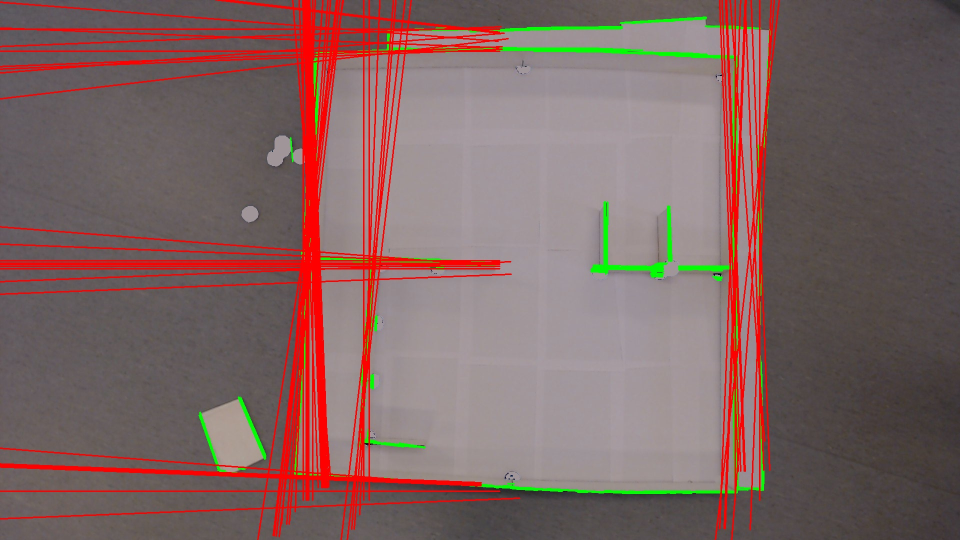
#> input picture Bison/ImageProcessing/linjebilde.jpg, 1920 x 1080 px, given in place of the camera (shown at 1/2 size)
$ python findSnake.py
#> lines starting #> are read from the running program, lines starting #| are printed output that depends on the picture; after the words box and inside, x2 and y2 are one past the last pixel; in counts of white or black regions, pixels touching at a corner belong together
### Bison/ImageProcessing/camera.py
import cv2


class Camera:
    """
    Controls a camera so multiple classes can access the same camera with minimal setup delay \n
    """

    cam = None

    @staticmethod
    def initCam(camNr: int = 0):
        """
        Initialise the camera class with a camera. \n
        must be called ony ones before geting an instance of the class \n
        :param camNr: Camra to use, 0 is the standard webCam og te PC
        :return: None
        """
        Camera.cam = cv2.VideoCapture(camNr)
        Camera.cam.set(cv2.CAP_PROP_FRAME_HEIGHT, 1080)
        Camera.cam.set(cv2.CAP_PROP_FRAME_WIDTH, 1920)
        Camera.cam.set(cv2.CAP_PROP_AUTOFOCUS, 0)

    # [12 lines left out: functions releaseCam, takePictureRgb, not called in this run]

    def takePicture(self):
        _, frame = Camera.cam.read()
        return frame

### Bison/ImageProcessing/findSnake.py
import cv2
import numpy as np
from Bison.ImageProcessing.camera import Camera
import imutils


class FindSnake:

    def __init__(self):
        pass

    # [47 lines left out: function LocateSnake, not called in this run]

    def average(self, values: list, filterExtream=False) -> float:
        if filterExtream and len(values) > 2:
            minimul = min(values)
            values.remove(minimul)
            maximimum = max(values)
            values.remove(maximimum)
        return sum(values) / len(values)

    def LocateSnakeAverage(self, iterations: int, average: int = 1, filterExtream=False, picture=None):

#> called with iterations = 1, average = 1, filterExtream = False
        cam = Camera()

        greenLower = np.array([42, 0, 0], dtype=np.uint8)
        greenUpper = np.array([83, 255, 255], dtype=np.uint8)

        redLower = np.array([100, 170, 20], dtype=np.uint8)
        redUpper = np.array([140, 255, 240], dtype=np.uint8)

        burpleLower = np.array([145, 70, 30])
        burpleHiger = np.array([170, 255, 190])

        if average < 1:
            average = 1

        cordList = [[], [], [], [], [], []]
        mask = None

        for laps in range(average):

            greenFrams = []
            readFrames = []
            burpleFrames = []

            for i in range(iterations):
                if picture is not None and iterations == 1 and average == 1:
                    frame = picture
                else:
                    frame = cam.takePicture()

                blurred = cv2.GaussianBlur(frame, (7, 7), 0)
                hsvFrame = cv2.cvtColor(blurred, cv2.COLOR_BGR2HSV)  # From RGB
                maskG = cv2.inRange(hsvFrame, greenLower, greenUpper)
                greenFrams.append(maskG)

                hsvFrame2 = cv2.cvtColor(blurred, cv2.COLOR_RGB2HSV)  # From BGR
                maskR = cv2.inRange(hsvFrame2, redLower, redUpper)
                readFrames.append(maskR)

                maskBP = cv2.inRange(hsvFrame, burpleLower, burpleHiger)
                burpleFrames.append(maskBP)

            greenSum = greenFrams.pop(0)
            if greenFrams:
                for greenFrame in greenFrams:
                    greenSum = greenSum + greenFrame

            readSum = readFrames.pop(0)
            if readFrames:
                for readFram in readFrames:
                    readSum = readSum + readFram

            burpleSum = burpleFrames.pop(0)
            if burpleFrames:
                for burpleFrame in burpleFrames:
                    burpleSum = burpleSum + burpleFrame

            readMask = cv2.erode(readSum, None, iterations=2)
            readMask = cv2.dilate(readMask, None, iterations=3)

            greanMask = cv2.erode(greenSum, None, iterations=4)
            greanMask = cv2.dilate(greanMask, None, iterations=4)

            burpleMask = cv2.erode(burpleSum, None, iterations=2)
            burpleMask = cv2.dilate(burpleMask, None, iterations=5)

            mask = greanMask + readMask

            greenCnts = cv2.findContours(greanMask, cv2.RETR_EXTERNAL, cv2.CHAIN_APPROX_SIMPLE)
            greenCnts = imutils.grab_contours(greenCnts)

            readCnts = cv2.findContours(readMask, cv2.RETR_EXTERNAL, cv2.CHAIN_APPROX_SIMPLE)
            readCnts = imutils.grab_contours(readCnts)

            burpleCnts = cv2.findContours(burpleMask, cv2.RETR_EXTERNAL, cv2.CHAIN_APPROX_SIMPLE)
            burpleCnts = imutils.grab_contours(burpleCnts)

            x0 = x1 = y0 = y1 = x3 = y3 = None

            if readCnts:
                M = cv2.moments(readCnts[0])
                x1 = int(M["m10"] / M["m00"])
                y1 = int(M["m01"] / M["m00"])

            if greenCnts:
                M1 = cv2.moments(greenCnts[0])
                x0 = int(M1["m10"] / M1["m00"])
                y0 = int(M1["m01"] / M1["m00"])

            if burpleCnts:
                M2 = cv2.moments(burpleCnts[0])
                x3 = int(M2["m10"] / M2["m00"])
                y3 = int(M2["m01"] / M2["m00"])

            if x0 is not None and x1 is not None and y0 is not None and y1 is not None:
                cordList[0].append(x0)
                cordList[1].append(y0)
                cordList[2].append(x1)
                cordList[3].append(y1)
#> this loop made 1 pass
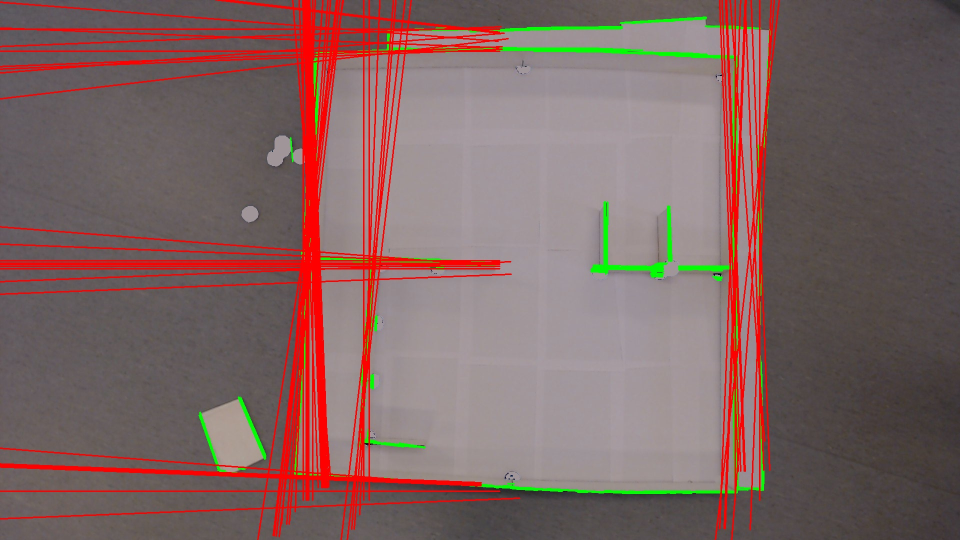
#> input picture Bison/ImageProcessing/linjebilde.jpg, 1920 x 1080 px, given in place of the camera (shown at 1/2 size)
#> pass 1, in LocateSnakeAverage, `greenSum = greenFrams.pop(0)`:
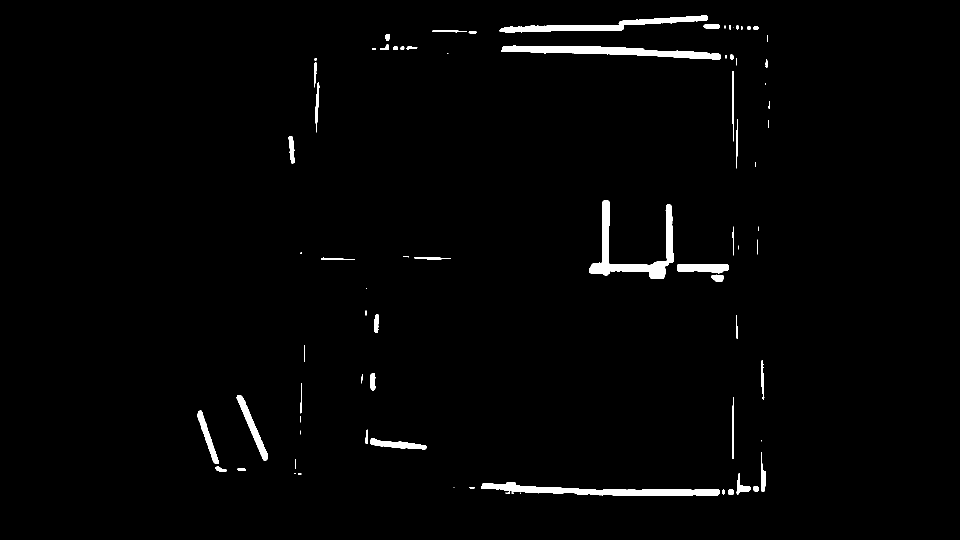
#> greenSum: shape (1080, 1920) (shown at 1/2 size); 1.8% white; 77 white regions (19 under 20 px), largest, box (x1, y1, x2, y2) and area: (1178, 400, 1348, 558) 6600, (1002, 91, 1442, 120) 6017, (962, 964, 1440, 992) 5861
#> pass 1, in LocateSnakeAverage, `greanMask = cv2.erode(greenSum, None, iterations=4)`:
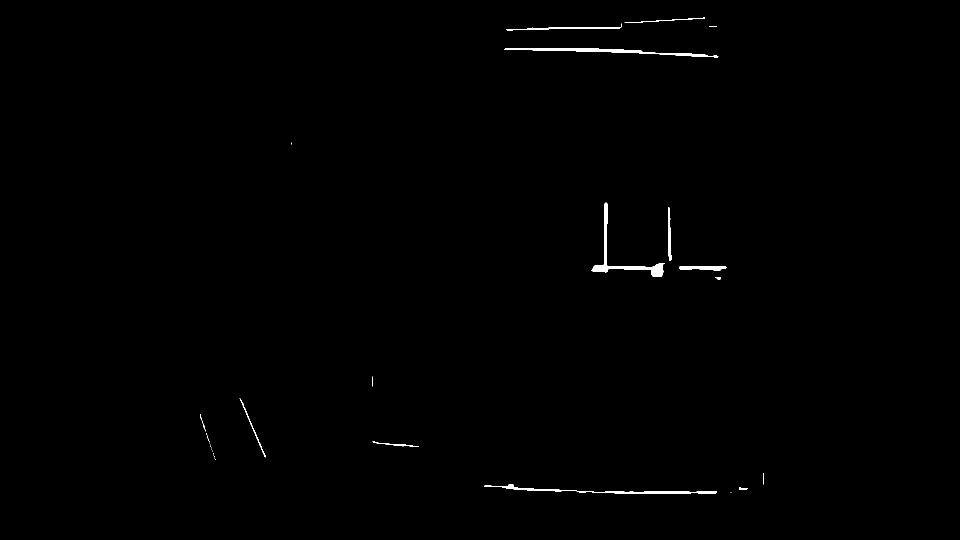
#> greanMask: shape (1080, 1920) (shown at 1/2 size); 0.46% white; 32 white regions (17 under 20 px), largest, box (x1, y1, x2, y2) and area: (1183, 405, 1330, 554) 2392, (1009, 96, 1437, 116) 2323, (968, 968, 1434, 987) 1681
#> pass 1, in LocateSnakeAverage, `greanMask = cv2.dilate(greanMask, None, iterations=4)`:
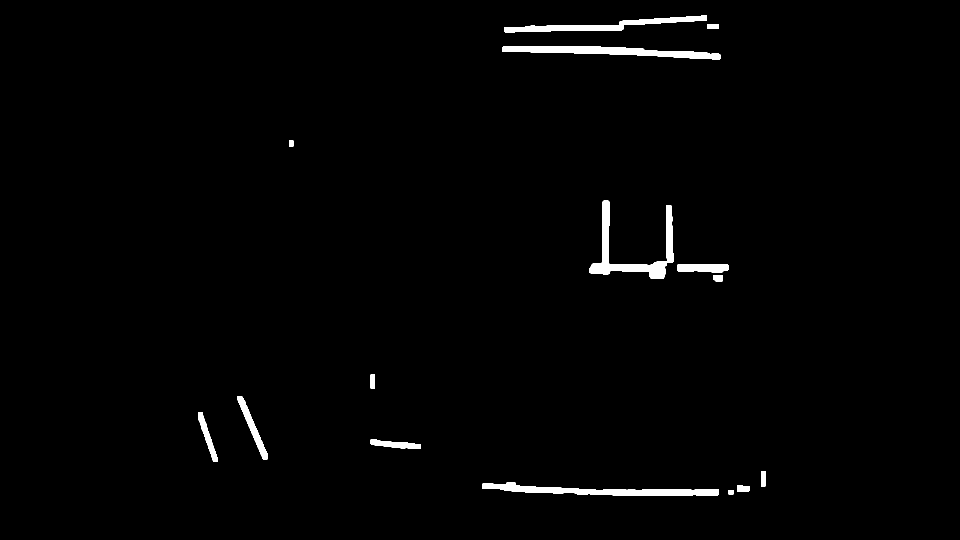
#> greanMask: shape (1080, 1920) (shown at 1/2 size); 1.4% white; 15 white regions, largest, box (x1, y1, x2, y2) and area: (1179, 401, 1348, 558) 6518, (1005, 92, 1441, 120) 5979, (964, 964, 1438, 991) 5761
#> pass 1, in LocateSnakeAverage, `mask = greanMask + readMask`:
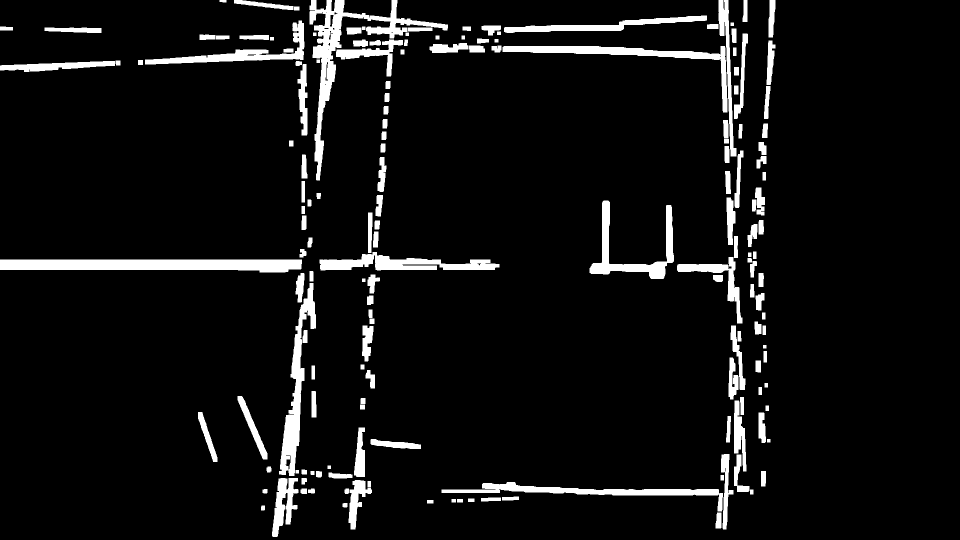
#> mask: shape (1080, 1920) (shown at 1/2 size); min 0, max 255, mean 17.3
#> after the loop: burpleMask: shape (1080, 1920); every value is 0
#> after the loop:
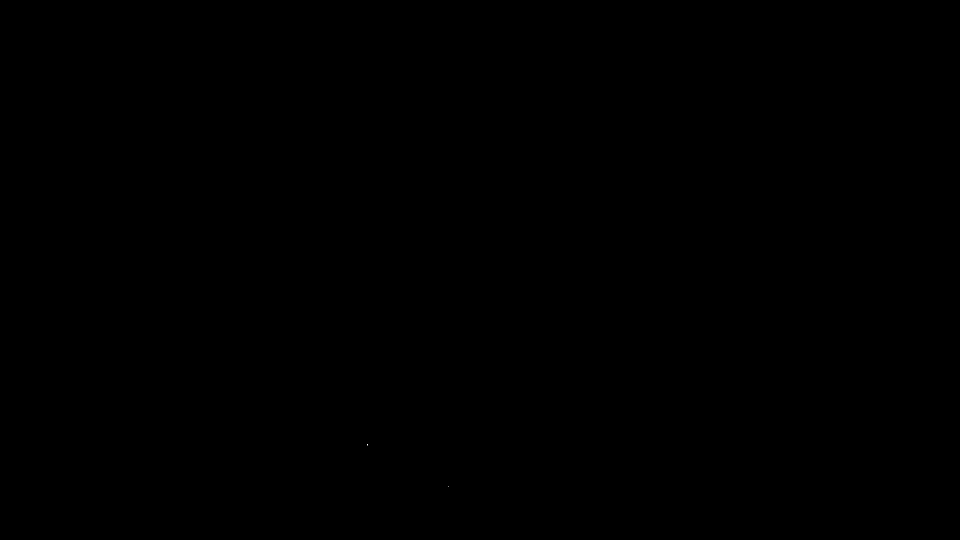
#> burpleSum: shape (1080, 1920) (shown at 1/2 size); 0% white in thin lines or dots, all inside (x1, y1, x2, y2) = (734, 888, 897, 973)
#> frame is the input picture: shape (1080, 1920, 3); mean B, G, R 99, 101.2, 126.6
#> after the loop: hsvFrame: shape (1080, 1920, 3); mean H, S, V 90.5, 49.6, 128.9
#> after the loop: hsvFrame2: shape (1080, 1920, 3); mean H, S, V 122.4, 49.6, 128.9
#> after the loop:
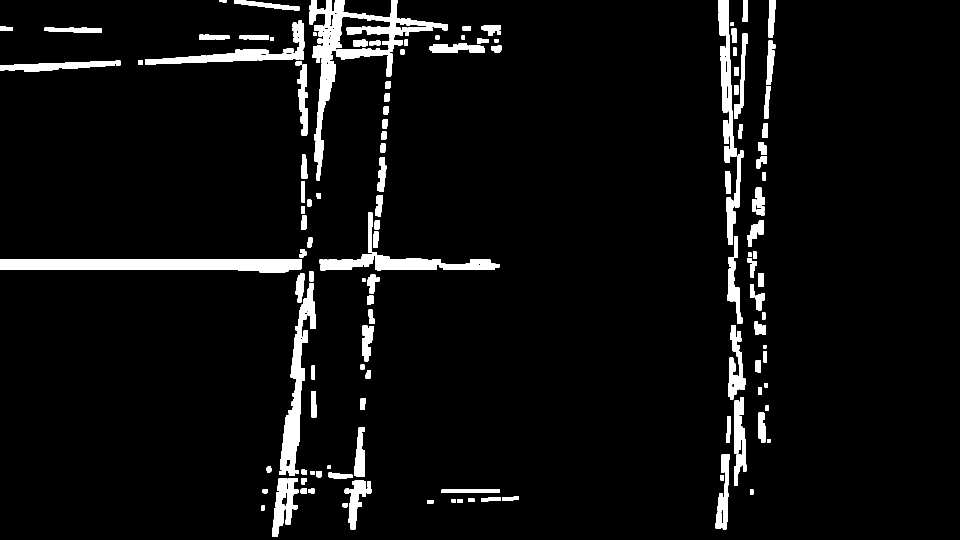
#> readMask: shape (1080, 1920) (shown at 1/2 size); 5.4% white; 159 white regions, largest, box (x1, y1, x2, y2) and area: (0, 519, 604, 545) 12971, (619, 0, 896, 361) 12596, (558, 566, 632, 952) 8139
#> after the loop:
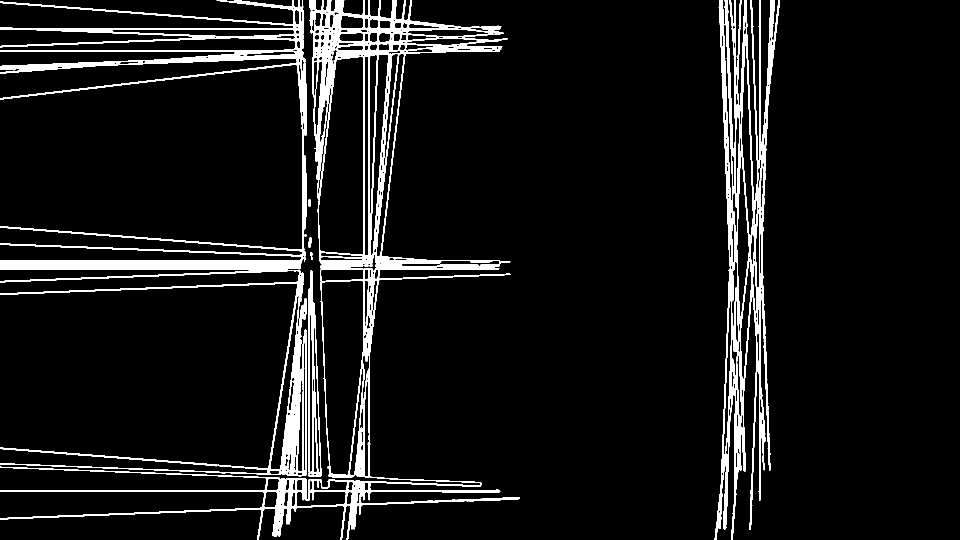
#> readSum: shape (1080, 1920) (shown at 1/2 size); 7.8% white; 8 white regions (1 under 20 px), largest, box (x1, y1, x2, y2) and area: (0, 0, 1040, 1080) 62091, (0, 0, 614, 953) 57025, (1429, 0, 1560, 1080) 38519
                # cordList[4].append(x3)
                # cordList[5].append(y3)

        if len(cordList[0]) < 3:
            filterExtream = False

        if cordList[0]:
            x0 = self.average(cordList[0], filterExtream)
            y0 = self.average(cordList[1], filterExtream)
            x1 = self.average(cordList[2], filterExtream)
            y1 = self.average(cordList[3], filterExtream)
            # x3 = self.average(cordList[4], filterExtream)
            # y3 = self.average(cordList[5], filterExtream)
            return [[x0, y0], [x1, y1]], cv2.cvtColor(mask, cv2.COLOR_GRAY2RGB)
        else:
            return None, cv2.cvtColor(mask, cv2.COLOR_GRAY2RGB)


if __name__ == "__main__":
    cam = Camera()
    Camera.initCam(0)
    c = FindSnake()

    try:
        while True:
            cord, yolo = c.LocateSnakeAverage(1, 1, False)
#> cord = [[1461, 984], [1437, 1041]]
            cv2.imshow("swag", yolo)
            cv2.waitKey(10)

    finally:
        cv2.destroyAllWindows()
